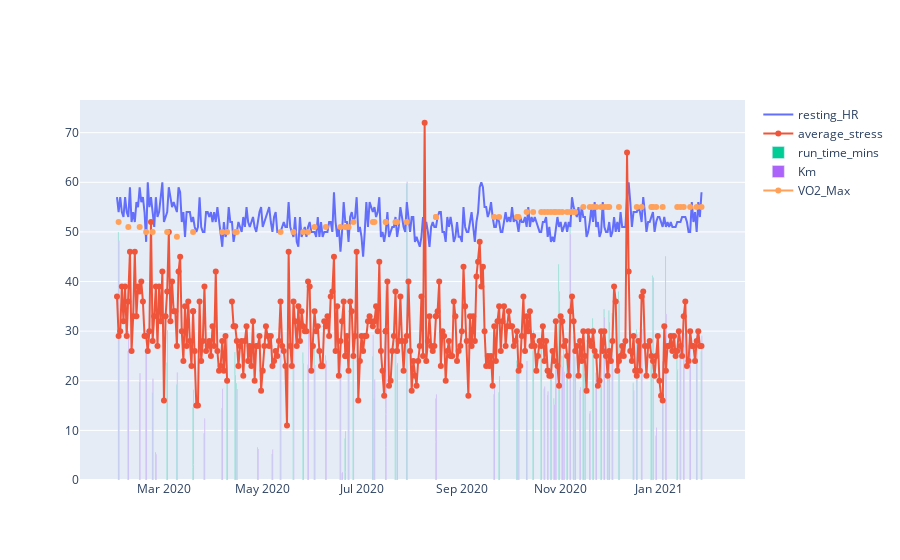

Here is the notebook cell this chart was saved with:
### Markdown cell above
### Plot other features:

### Code cell
import plotly.graph_objects as go

fig = go.Figure()
fig.add_trace(go.Scatter(x=result['Date'], y=result['resting_HR'],
                    mode='lines',
                    name='resting_HR'))
fig.add_trace(go.Scatter(x=result['Date'], y=result['average_stress'],
                    mode='lines+markers',
                    name='average_stress'))
fig.add_trace(go.Bar(
            x=result['Date'], y=result['run_time'],
            text=result['run_time'],
            textposition='auto',
            name='run_time_mins'
        ))

fig.add_trace(go.Bar(
            x=result['Date'], y=result['Km']*6,
            text=result['Km'],
            textposition='auto',
            name='Km'
))

fig.add_trace(go.Scatter(x=result['Date'], y=result['VO2'],
                    mode='lines+markers', name='VO2_Max'))


fig.show()

### Figure 1 — Plotly figure (JSON) as saved in the notebook; plotly's stock layout.template omitted (floating-point values rounded to 4 significant figures; data arrays with more than 128 entries replaced by an {"elided": "..."} marker saying what was removed)
{"data": [{"mode": "lines", "name": "resting_HR", "type": "scatter", "x": {"elided": "373 str values"}, "y": {"elided": "373 int values"}}, {"mode": "lines+markers", "name": "average_stress", "type": "scatter", "x": {"elided": "373 str values"}, "y": {"elided": "373 int values"}}, {"name": "run_time_mins", "text": {"elided": "373 float values"}, "textposition": "auto", "type": "bar", "x": {"elided": "373 str values"}, "y": {"elided": "373 float values"}}, {"name": "Km", "text": {"elided": "373 float values"}, "textposition": "auto", "type": "bar", "x": {"elided": "373 str values"}, "y": {"elided": "373 float values"}}, {"mode": "lines+markers", "name": "VO2_Max", "type": "scatter", "x": {"elided": "373 str values"}, "y": {"elided": "373 int values"}}], "layout": {}}
